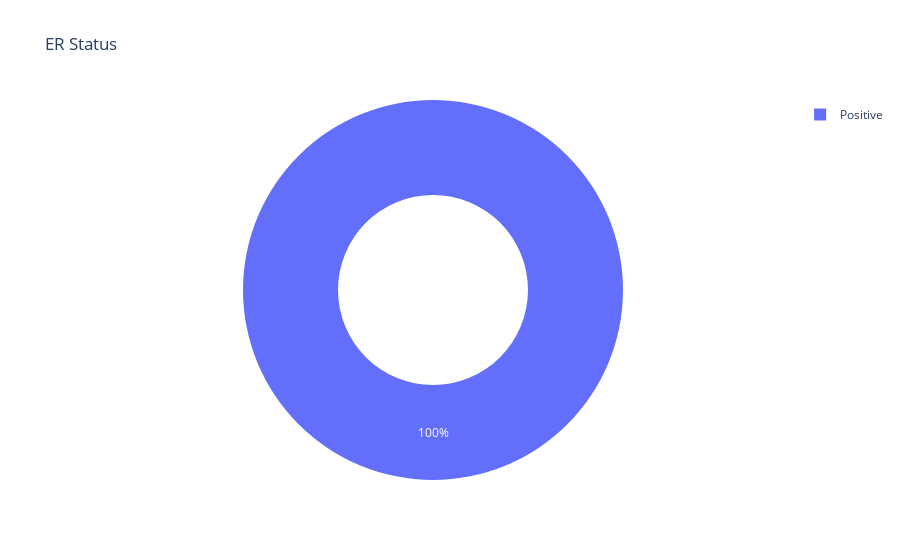

Here is the notebook cell this chart was saved with:
### Code cell
histology = df['ER status'].value_counts()
transactions = histology.index
quantity = histology.values

figure = px.pie(df,
                values=quantity,
                names=transactions, hole=0.5,
                title="ER Status")
figure.show()

### Figure 1 — Plotly figure (JSON) as saved in the notebook; plotly's stock layout.template omitted (floating-point values rounded to 4 significant figures)
{"data": [{"domain": {"x": [0, 1], "y": [0, 1]}, "hole": 0.5, "hovertemplate": "label=%{label}<br>value=%{value}<extra></extra>", "labels": ["Positive"], "legendgroup": "", "name": "", "showlegend": true, "type": "pie", "values": [317]}], "layout": {"legend": {"tracegroupgap": 0}, "title": {"text": "ER Status"}}}
